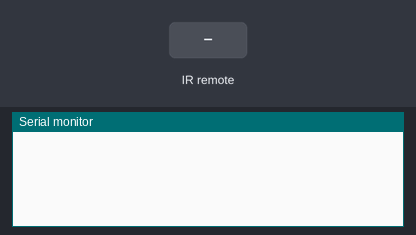
Simulated run of this sketch. Board: Arduino Nano, built with avr-gcc and run on an emulated ATmega328P. Parts: the last lines printed to the serial monitor. The test bench sets the inputs (shaded band).

Above: at 1.2 s.
1.3 s: infrared code 0x80 received
At 1.7 s:
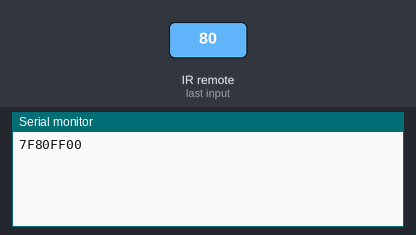
2.8 s: infrared code 0x81 received
At 4.0 s:
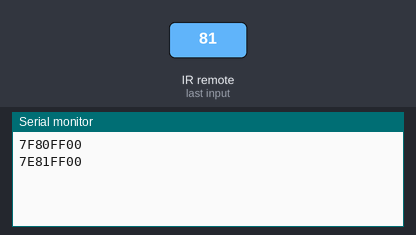
4.3 s: infrared code 0x82 received
At 5.2 s:
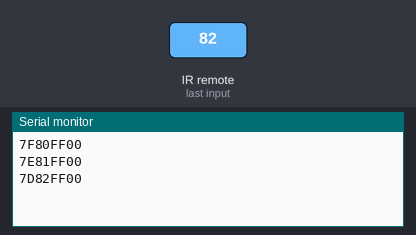

Measured:
- after the input at 1.3 s, the serial monitor: prints a new line at once (image 1)
- after the input at 2.8 s, the serial monitor: prints a new line at once (image 2)
- after the input at 4.3 s, the serial monitor: prints a new line at once (image 3)

The sketch:

CODIGO_EXEMPLO_MISSAO_08__1_.ino
```cpp
// Este exemplo funciona na versão 4.4.1 da biblioteca IRremote
#include <IRremote.hpp> // Adcionando a biblioteca IRremote

#define IR_RECEIVE_PIN 11 // O receptor infravermelho está conectado fisicamento no pino 11 do Arduino Nano

#define READY_CODE 0x80 // Código da Tecla 1 do controle da Sony
#define START_CODE 0x81 // Código da Tecla 2 do controle da Sony
#define STOP_CODE 0x82 // Código da Tecla 3 do controle da Sony

void setup() {
  Serial.begin(9600); // Iniciando a comunicação Serial
  IrReceiver.begin(IR_RECEIVE_PIN); // Iniciando a biblioteca IRremote, que fará a decodificação dos sinais enviados pelo controle remoto
}

void loop() {
  if (IrReceiver.decode()) { // se algum código for recebido
    IrReceiver.resume(); // reinicializa o receptor
    if (IrReceiver.decodedIRData.decodedRawData == READY_CODE) { // Se o botão 1 foi pressionado
      Serial.print("PREPARAR - ");
    } else if (IrReceiver.decodedIRData.decodedRawData == START_CODE) { // Se o botão 2 foi pressionado
      Serial.print("INICIAR - ");
    } else if (IrReceiver.decodedIRData.decodedRawData == STOP_CODE) { // Se o botão 3 foi pressionado
      Serial.print("PARAR - ");
    }
    Serial.println(IrReceiver.decodedIRData.decodedRawData, HEX); // imprime o HEX Code
  }
}
```
